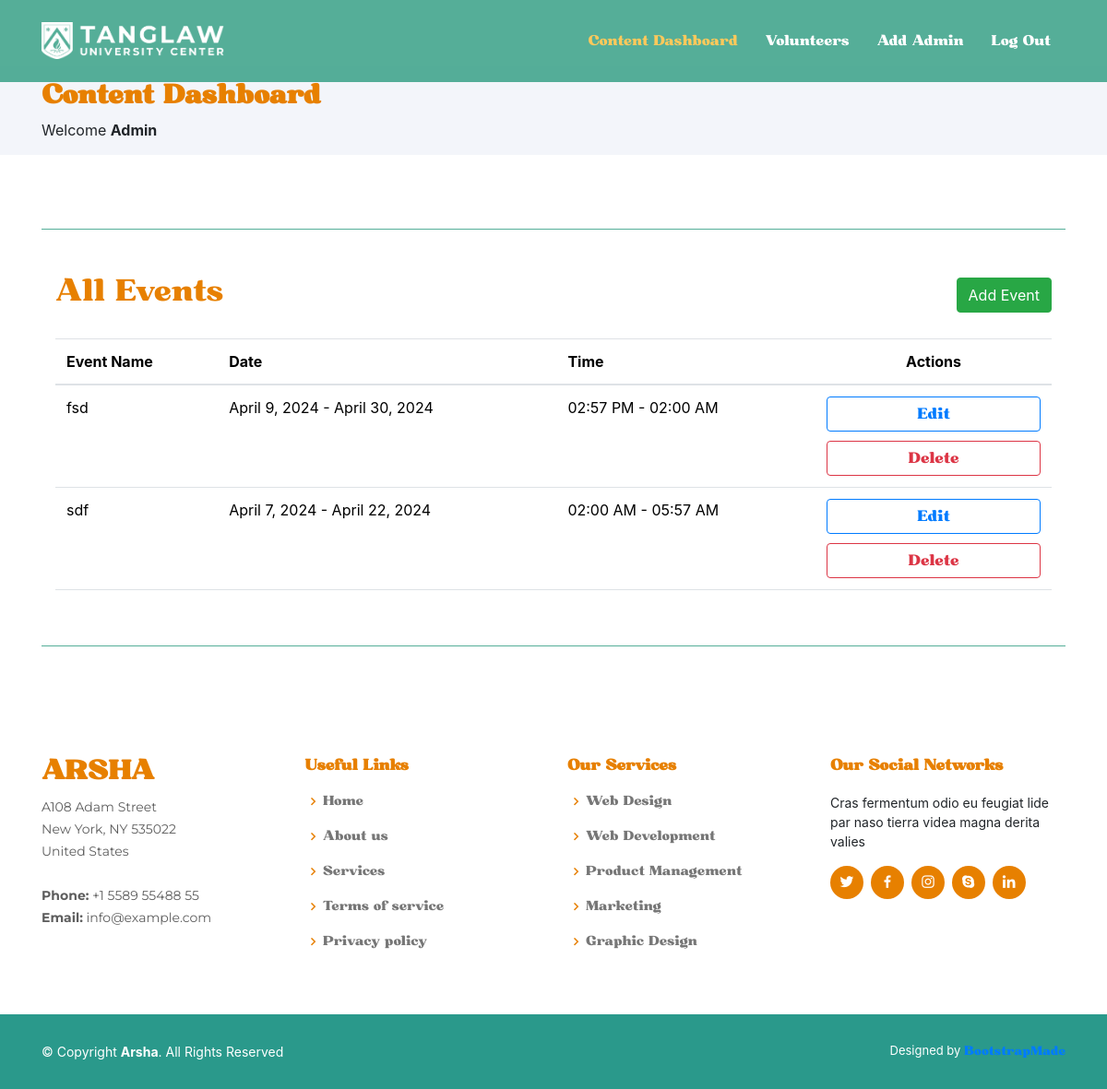
/admin/adminHome.php (signed in), run on an earlier commit of the app's database.
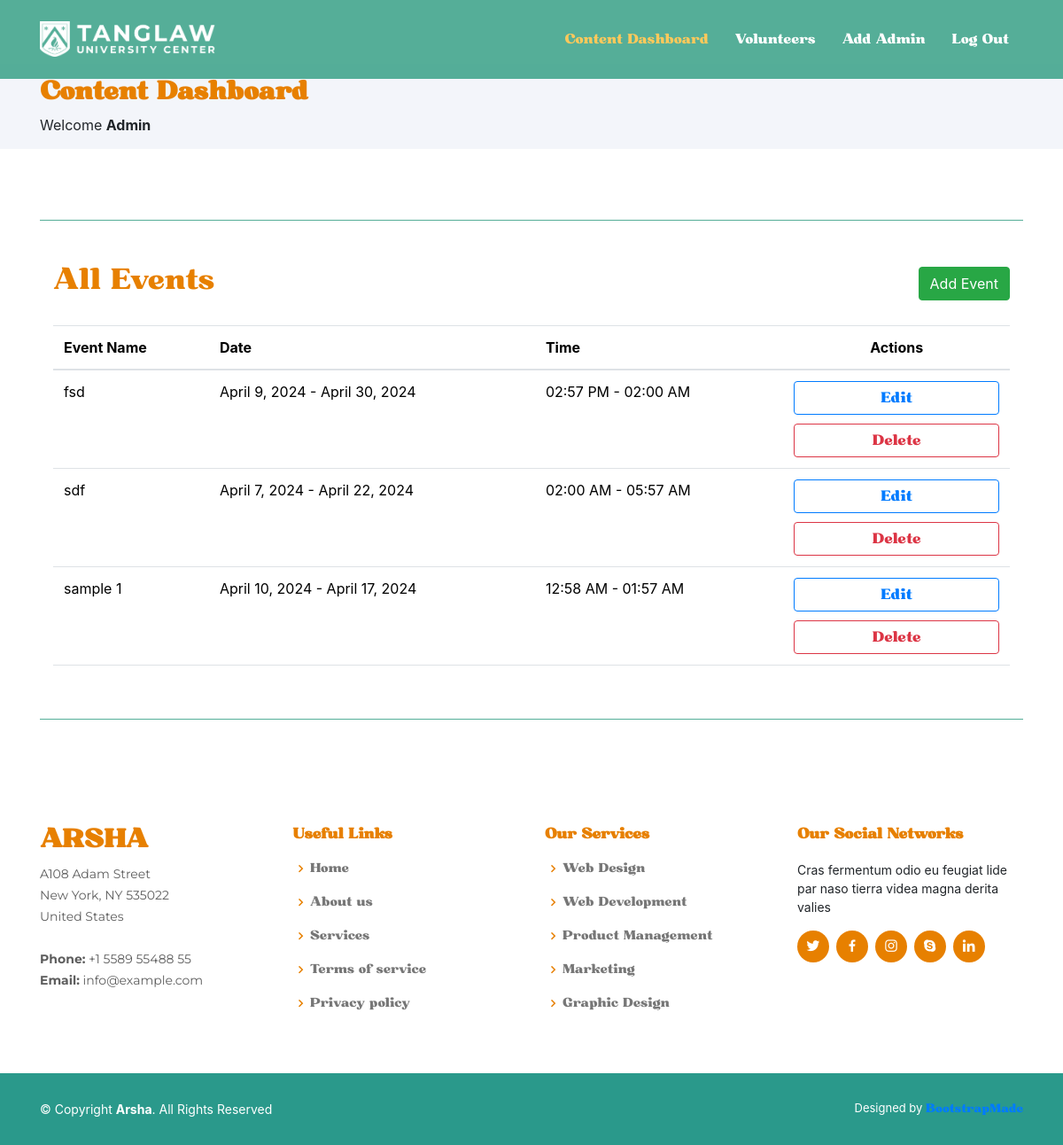
And on a later commit of the database.
### tables this page shows
CREATE TABLE `events` (
  `event_image` longblob NOT NULL,
  `event_name` varchar(255) NOT NULL,
  `event_location` varchar(255) NOT NULL,
  `event_contact_person` varchar(255) NOT NULL,
  `event_contact` varchar(11) NOT NULL,
  `event_date_start` date NOT NULL,
  `event_date_end` date NOT NULL,
  `event_time_start` time NOT NULL,
  `event_time_end` time NOT NULL,
  `event_content` mediumtext NOT NULL,
  `event_id` int(11) NOT NULL
);

### admin/adminHome.php (the view, shortened to what the changed rows need)
<!DOCTYPE html>
<html lang="en">
<head>
  <link href="../assets/vendor/aos/aos.css" rel="stylesheet">
  <link href="../assets/vendor/bootstrap/css/bootstrap.min.css" rel="stylesheet">
  <link href="../assets/vendor/bootstrap-icons/bootstrap-icons.css" rel="stylesheet">
  <link href="../assets/vendor/boxicons/css/boxicons.min.css" rel="stylesheet">
  <link href="../assets/vendor/glightbox/css/glightbox.min.css" rel="stylesheet">
  <link href="../assets/vendor/remixicon/remixicon.css" rel="stylesheet">
  <link href="../assets/vendor/swiper/swiper-bundle.min.css" rel="stylesheet">
  <link rel="stylesheet" href="https://stackpath.bootstrapcdn.com/bootstrap/4.5.2/css/bootstrap.min.css">
  <link href="../assets/css/style.css" rel="stylesheet">
  <link href="../assets/css/font.css" rel="stylesheet">
  <link rel="stylesheet" href="https://stackpath.bootstrapcdn.com/bootstrap/4.5.2/css/bootstrap.min.css">
</head>
<?php
    require_once("../db-connector.php");
    $query = "SELECT * FROM events";
    $stmt = $pdo_obj->query($query);
    $events = $stmt->fetchAll(PDO::FETCH_ASSOC);
?>
<body>
  <main id="main">
    <section id="breadcrumbs" class="breadcrumbs">
      <div class="container">
        <h2 class="header-text-2">Content Dashboard</h2>
      </div>
    </section>
    <section class="inner-page">
      <div class="container">
    <div class="container table-container">
<br>
<br>
  <div class="d-flex justify-content-between align-items-center">
    <h2 style="color:#e78000">All Events</h2>
  </div>
  <br>
  <table style="margin-bottom:60px;" class="table">
    <thead>
      <tr>
        <th>Event Name</th>
        <th>Date</th>
        <th>Time</th>
        <th style="text-align: center;">Actions</th>
      </tr>
    </thead>
    <tbody>
      <?php foreach ($events as $event): ?>
        <tr>
          <td><?php echo $event['event_name']; ?></td>
          <td><?php echo date("F j, Y", strtotime($event['event_date_start'])); ?> - <?php echo date("F j, Y", strtotime($event['event_date_end'])); ?></td>
          <td><?php echo date("h:i A", strtotime($event['event_time_start'])); ?> - <?php echo date("h:i A", strtotime($event['event_time_end'])); ?></td>
          <td>
          <a href="editContent.php?id=<?php echo $event['event_id']; ?>"><button style="margin-bottom:10px;" class="btn btn-outline-primary dash-button">Edit</button></a>
          <a href="deleteContent.php?id=<?php echo $event['event_id']; ?>"><button  class="btn btn-outline-danger dash-button">Delete</button>
          </td>
        </tr>
      <?php endforeach; ?>
    </tbody>
  </table>
</div>
      </div>
    </section>
  </main>
</body>
</html>

What changed in the data, as far as the page shows it:
added events: event_name "sample 1", event_date_start "April 10, 2024", event_date_end "April 17, 2024", event_time_start "12:58 AM", event_time_end "01:57 AM"
